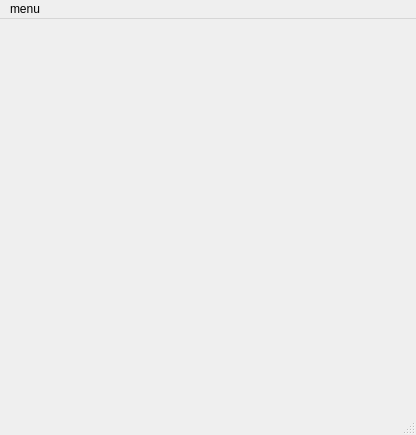
<?xml version="1.0" encoding="UTF-8"?>
<ui version="4.0">
 <class>MainWindow</class>
 <widget class="QMainWindow" name="MainWindow">
  <property name="geometry">
   <rect>
    <x>0</x>
    <y>0</y>
    <width>416</width>
    <height>435</height>
   </rect>
  </property>
  <property name="windowTitle">
   <string>MainWindow</string>
  </property>
  <widget class="QWidget" name="centralwidget"/>
  <widget class="QMenuBar" name="menubar">
   <property name="geometry">
    <rect>
     <x>0</x>
     <y>0</y>
     <width>416</width>
     <height>21</height>
    </rect>
   </property>
   <widget class="QMenu" name="menumenu">
    <property name="title">
     <string>menu</string>
    </property>
    <addaction name="actionupload_file"/>
   </widget>
   <addaction name="menumenu"/>
  </widget>
  <widget class="QStatusBar" name="statusbar"/>
  <action name="actionupload_file">
   <property name="text">
    <string>upload file</string>
   </property>
  </action>
 </widget>
 <resources/>
 <connections/>
</ui>
